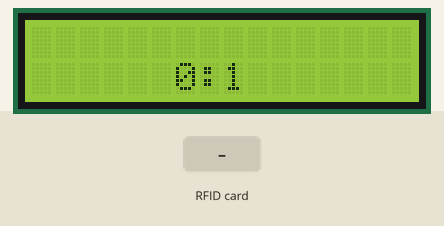
Simulated run of this sketch. Board: Arduino Uno, built with avr-gcc and run on an emulated ATmega328P. Shown: 16×2 character LCD. The test bench sets the inputs (shaded band). What the sketch prints to the serial monitor is not drawn.

Above: at 1.6 s.
1.7 s: RFID card 4D 5C 6A 45 held to the reader
At 3.8 s:
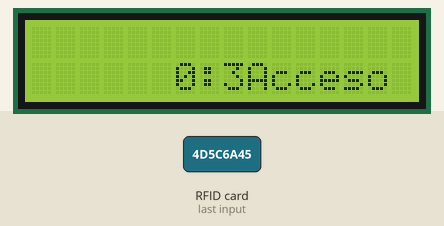
4.7 s: RFID card 5E 7A 19 C4 held to the reader
At 5.8 s:
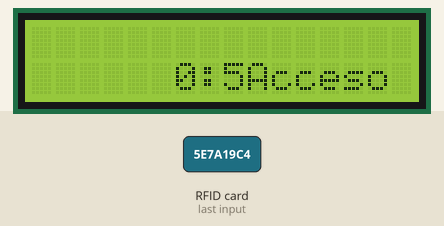
7.7 s: RFID card C1 2F D6 0E held to the reader
At 10.8 s:
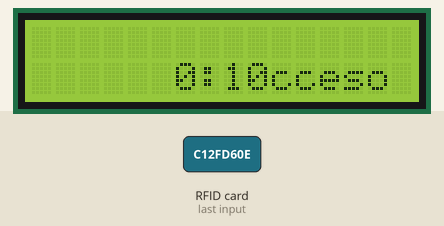
Timing chart, 0 to 12.3 s (numbered marks = the images above; inputs shaded):
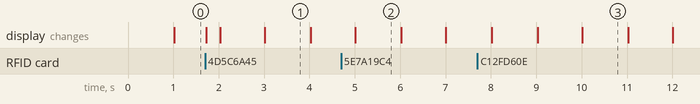

Measured:
- after the input at 1.7 s, the display: first changes at once (image 1 shows a later state)
- what the display in image 1 shows lasts 1.0 s, from 3.0 s to 4.0 s

The sketch:

RFID_LCD.ino
```cpp
#include <LiquidCrystal.h>  //Librería Pantalla LCD
#include <SPI.h>  // Librería Serial Port
#include <MFRC522.h>  //Librería NFC RFID
#include <MFRC522Extended.h>  //Librería NFC RFID Extendida
#define RST_PIN  9    //Pin 9 para el reset del RC522
#define SS_PIN  10   //Pin 10 para el SS (SDA) del RC522
MFRC522 mfrc522(SS_PIN, RST_PIN); ///Creamos el objeto para el RC522
LiquidCrystal lcd(7, 8, 9, 10, 11, 12); //Pines de la pantalla de LCD

void setup()
   {
       Serial.begin(9600); //Iniciamos La comunicacion serial
       SPI.begin();        //Iniciamos el Bus SPI
       mfrc522.PCD_Init(); // Iniciamos el MFRC522
       lcd.print("Control de acceso:");
       lcd.begin(16, 2);           // Fijamos el numero de caracteres y filas
   }

byte ActualUID[4]; //almacenará el código del Tag leído
byte Usuario1[4]= {0x4D, 0x5C, 0x6A, 0x45} ; //código del usuario 1
byte Usuario2[4]= {0xC1, 0x2F, 0xD6, 0x0E} ; //código del usuario 2
void loop() {

         lcd.setCursor(6, 1);    // Ponte en la line 1, posicion 6
       String s = reloj() ;
       lcd.print(s) ;
  // Revisamos si hay nuevas tarjetas  presentes
  if ( mfrc522.PICC_IsNewCardPresent())
        {
      //Seleccionamos una tarjeta
            if ( mfrc522.PICC_ReadCardSerial())
            {
                  // Enviamos serialemente su UID
                  Serial.print(F("Card UID:"));
                  for (byte i = 0; i < mfrc522.uid.size; i++) {
                          Serial.print(mfrc522.uid.uidByte[i] < 0x10 ? " 0" : " ");
                          Serial.print(mfrc522.uid.uidByte[i], HEX);
                          ActualUID[i]=mfrc522.uid.uidByte[i];
                  }
                  Serial.print("     ");
                  //comparamos los UID para determinar si es uno de nuestros usuarios
                  if(compareArray(ActualUID,Usuario1))
                    lcd.print("Acceso concedido...");
                  else if(compareArray(ActualUID,Usuario2))
                    lcd.print("Acceso concedido...");
                  else
                    lcd.print("Acceso denegado...");

                  // Terminamos la lectura de la tarjeta tarjeta  actual
                  mfrc522.PICC_HaltA();

            }

  }

}

//Función para comparar dos vectores
 boolean compareArray(byte array1[],byte array2[])
{
  if(array1[0] != array2[0])return(false);
  if(array1[1] != array2[1])return(false);
  if(array1[2] != array2[2])return(false);
  if(array1[3] != array2[3])return(false);
  return(true);
}

String reloj()
   {
       int n = millis() / 1000 ;       // Lo pasamos a segundos
       int segundos = n % 60  ;
       int minutos =  n / 60  ;

       String S = String(minutos) + ":" + String(segundos);
       return (S);
   }
```
